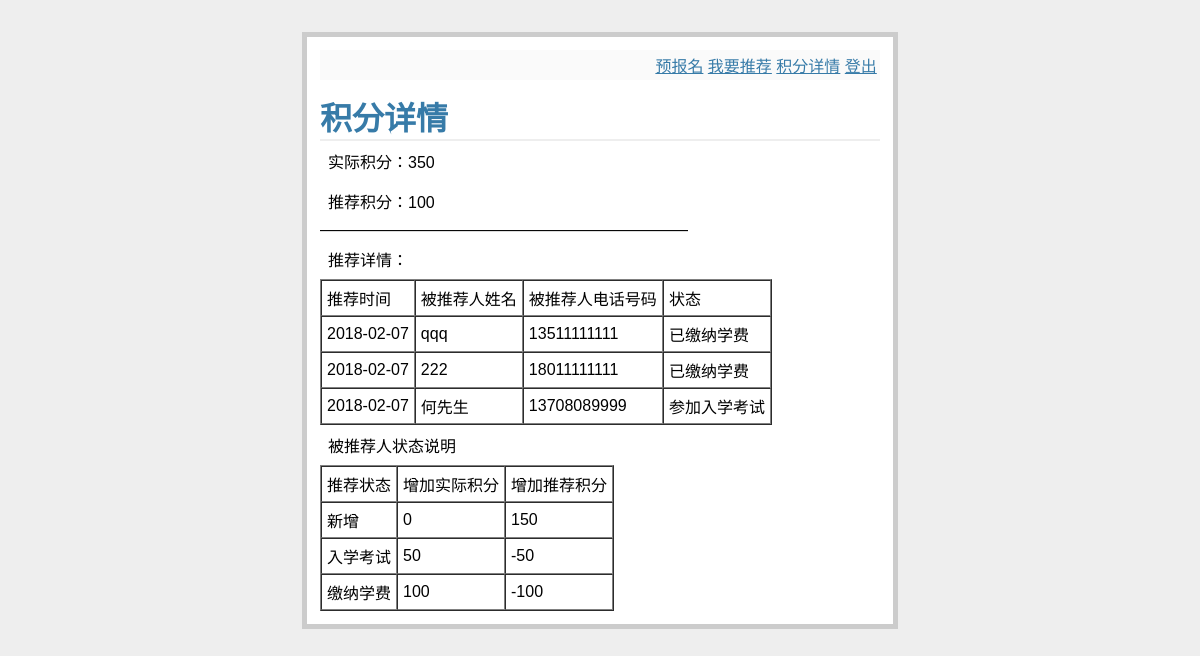
/score/ (signed in), run on the app's committed database.
### tables this page shows
CREATE TABLE user (id integer  PRIMARY KEY,username varchar(100),password varchar(100),createtime Date,role integer DEFAULT 0,name varchar(100),telephone varchar(100),real_score integer DEFAULT 0,virtual_score integer DEFAULT 0,QQ varchar(100),email varchar(100));

CREATE TABLE re (id integer primary key not null,createtime Date,status Varchar(20) DEFAULT 新增,name varchar(100)  NOT NULL,telephone varchar(100) not NULL unique,email varchar(100) default NULL,user_id integer not null);

### run.py (the view)
@app.route('/score/')
def score():
    if 'user_id' in session:
        data=score_server(session['user_id'])
        if data[1] and data[1]!=0:
            res=score_detail(session['user_id'])
            return render_template('score.html',real_score=data[0],
                                   virtual_score=data[1],res=res)
        return render_template('score.html',real_score=data[0],\
                               virtual_score=data[1])
    else:
        flash('请先登陆')
        return redirect(url_for('login'))

### server.py (called while the page is built)
def score_server(user_id):
    conn = sqlite3.connect('test.sqlite')
    cursor = conn.cursor()
    cursor.execute('select real_score,virtual_score from user where id=?',(user_id,))
    data=cursor.fetchall()
    conn.close()
    return data[0]

def score_detail(user_id):
    conn = sqlite3.connect('test.sqlite')
    cursor = conn.cursor()
    cursor.execute('select createtime,name,telephone,status,id\
                   from re where user_id=?',(user_id,))
    data=cursor.fetchall()
    conn.close()
    return data

### templates/score.html
{% extends "layout.html" %}
{% block body %}
<h1>积分详情</h1>
  <div class=score>实际积分：{{ real_score }}</div>
  <div class=score>推荐积分：{{ virtual_score }}</div>
  {% if virtual_score and virtual_score!=0 %}
  <div>———————————————————————</div>
  <div class=score>推荐详情：</div>
  <table border='1' cellspacing="0" cellpadding="5">
    <tr>
      <td>推荐时间</td>
      <td>被推荐人姓名</td>
      <td>被推荐人电话号码</td>
      <td>状态</td>
    </tr>
    {% for r in res %}
    <tr>
      <td>{{ r[0] }}</td>
      <td>{{ r[1] }}</td>
      <td>{{ r[2] }}</td>
      <td>{{ r[3] }}</td>
    </tr>
    {% endfor %}
  </table>
  <div class=score>被推荐人状态说明</div>
  <table border='1' cellspacing="0" cellpadding="5">
    <tr>
      <td>推荐状态</td>
      <td>增加实际积分</td>
      <td>增加推荐积分</td>
    </tr>
    <tr>
      <td>新增</td>
      <td>0</td>
      <td>150</td>
    </tr>
    <tr>
      <td>入学考试</td>
      <td>50</td>
      <td>-50</td>
    </tr>
    <tr>
      <td>缴纳学费</td>
      <td>100</td>
      <td>-100</td>
    </tr>
  {% endif %}
{% endblock %}

### static/style.css (style rules this page uses)
a, h1, h2 { color: #377BA8; }
h1, h2 { font-family: 'Georgia', serif; margin: 0; }
h1 { border-bottom: 2px solid #eee; }
.score { padding: 0.5em; }

### data on the page
user: real_score "350"
re: createtime "2018-02-07", name "qqq", telephone "13511111111", status "已缴纳学费"
re: createtime "2018-02-07", name "222", telephone "18011111111", status "已缴纳学费"
re: createtime "2018-02-07", name "何先生", telephone "13708089999", status "参加入学考试"

### other printed values
{{ virtual_score }} "100"
